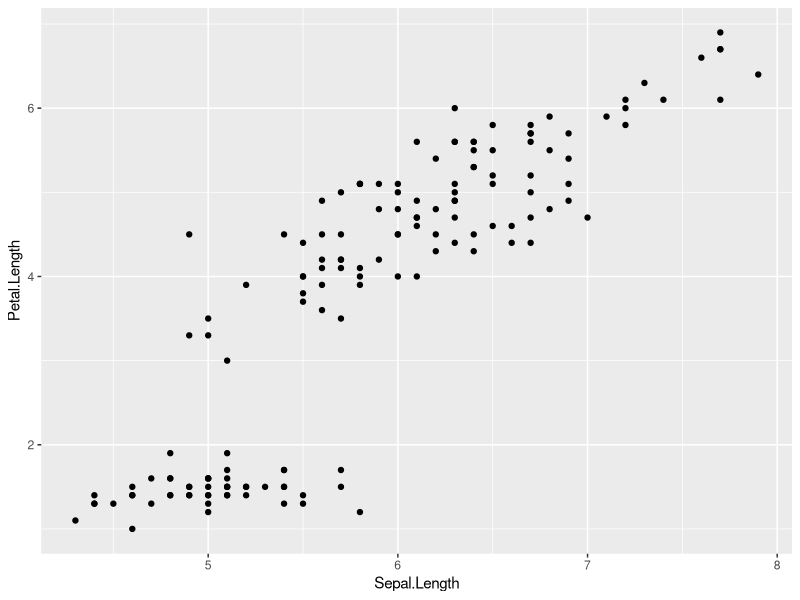
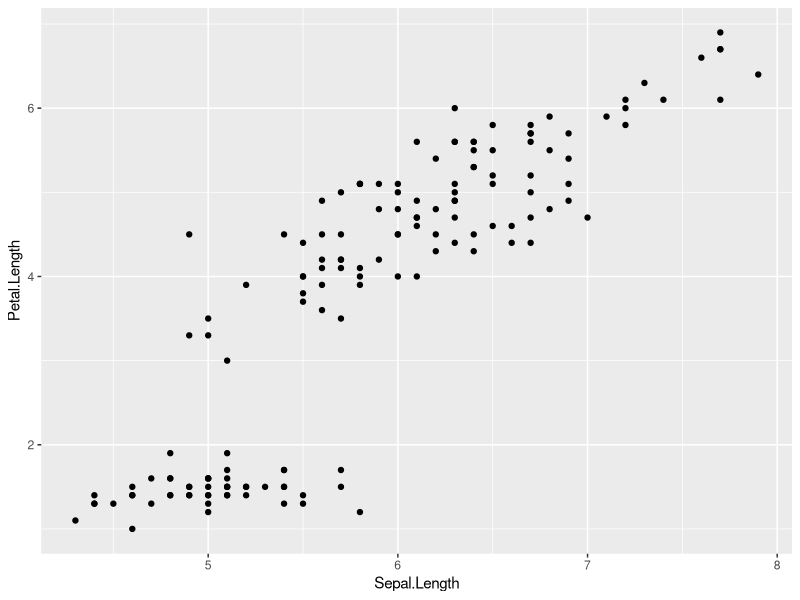
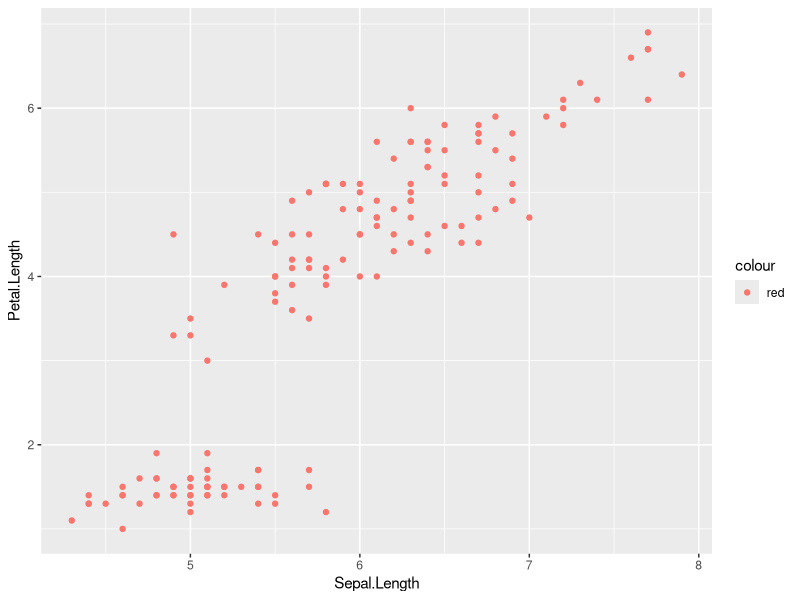
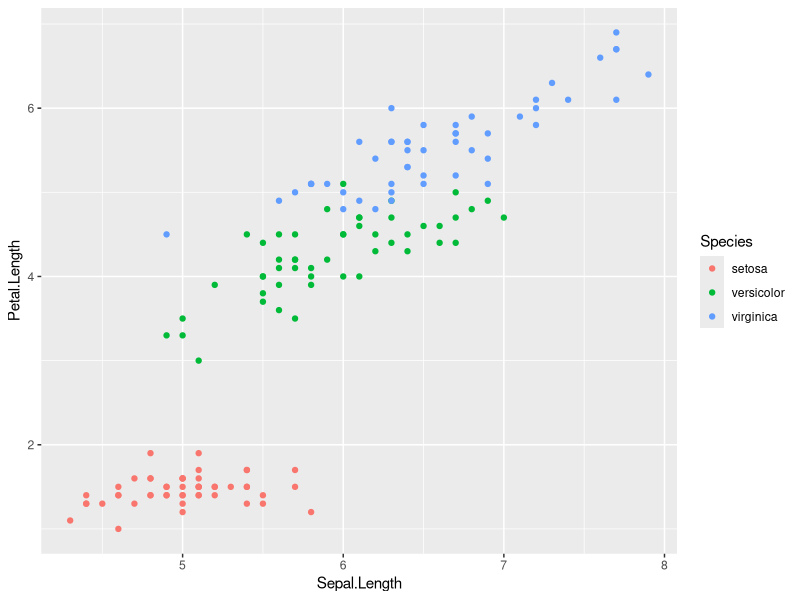
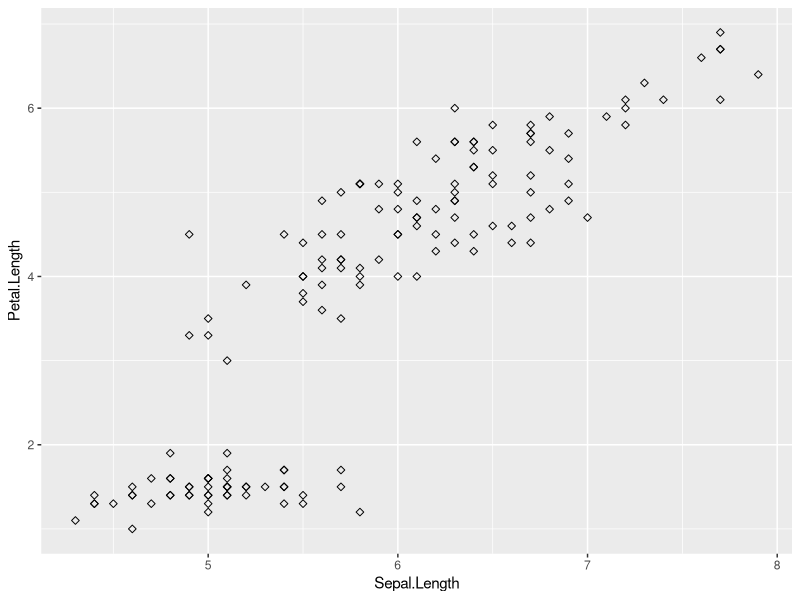
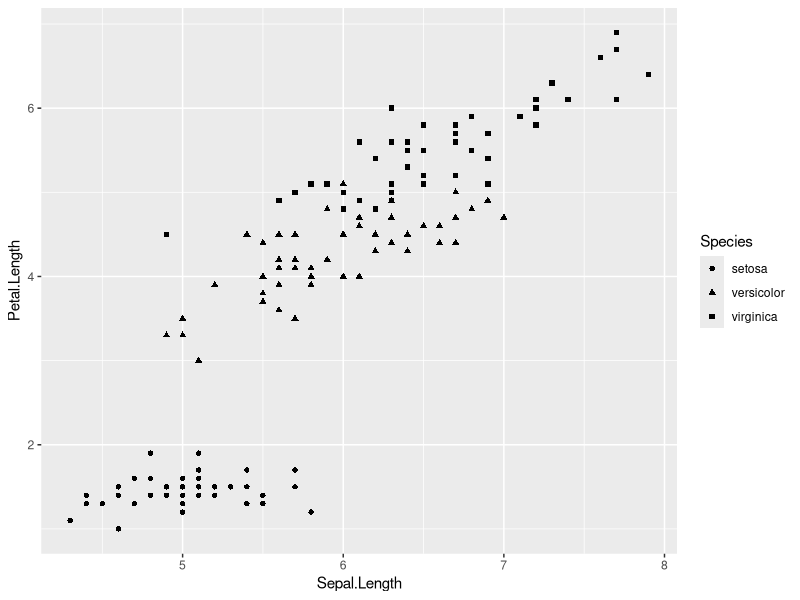
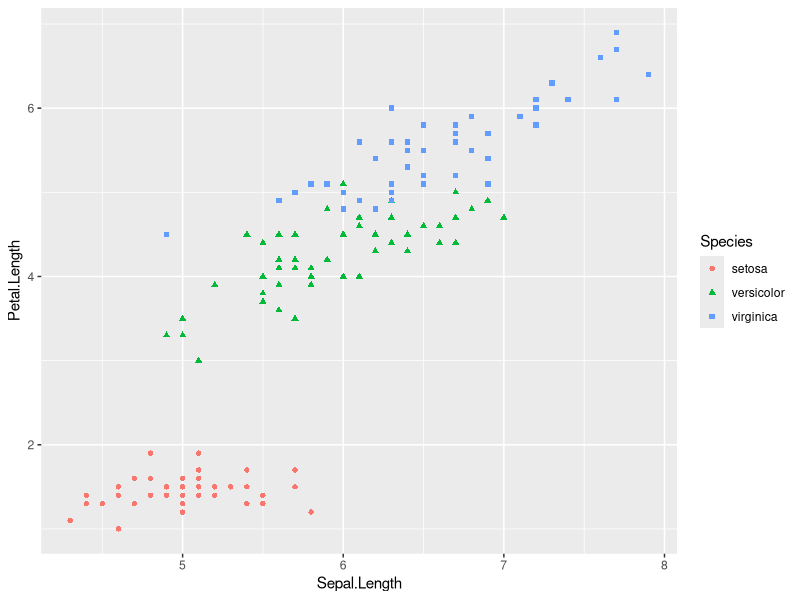
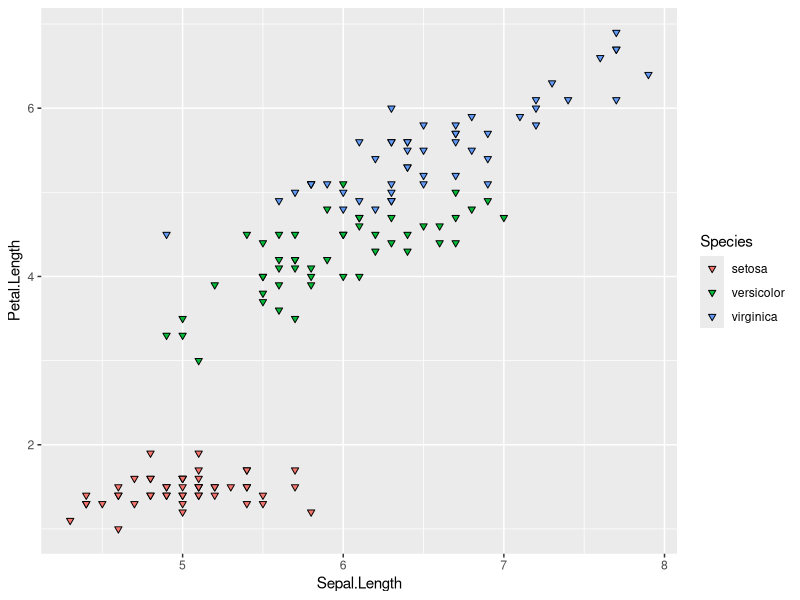

The R source for these figures, in order: (Note: this script raises an error after producing the figures.)

# Bibliotecas -------------------------------------------------------------

#install.packages("ggplot2")
library(ggplot2)

# Conhecendo a estrutura do ggplot2 ---------------------------------------

# Tudo começa pela estrutura basica

data(iris)

ggplot(data = iris, aes(x = Sepal.Length, y = Petal.Length)) +
  geom_point()

# aes: define a estetica do grafico

ggplot(data = iris) +
  geom_point(aes(x = Sepal.Length, y = Petal.Length)) # tambem pode ser definido no geom

# # compreendendo um pouco mais sobre a estetica do gráfico # #

# cor dos pontos: colour

ggplot(data = iris) +
  geom_point(aes(x = Sepal.Length, y = Petal.Length, colour = "red"))

ggplot(data = iris) +
  geom_point(aes(x = Sepal.Length, y = Petal.Length, colour = Species))

# formato dos pontos: shape

ggplot(data = iris) +
  geom_point(aes(x = Sepal.Length, y = Petal.Length), shape = 5)

ggplot(data = iris) +
  geom_point(aes(x = Sepal.Length, y = Petal.Length, shape = Species))

# misturando cores e formato de pontos

ggplot(data = iris) +
  geom_point(aes(x = Sepal.Length, y = Petal.Length, shape = Species, 
                 colour = Species))

# preenchendo com cores: fill

# os formatos dos pontos vao de 0 a 25
# podemos usar o fill entre 21 e 25

ggplot(data = iris) +
  geom_point(aes(x = Sepal.Length, y = Petal.Length, fill = Species), 
             shape = 25)

# brincando com o preenchimento e contorno

ggplot(data = iris) +
  geom_point(aes(x = Sepal.Length, y = Petal.Length, fill = Species), 
             shape = 22, colour = "purple")

# tamanho dos pontos: size

ggplot(data = iris) +
  geom_point(aes(x = Sepal.Length, y = Petal.Length, fill = Species), 
             shape = 21, size = 5)

ggplot(data = iris) +
  geom_point(aes(x = Sepal.Length, y = Petal.Length, fill = Species), 
             shape = 21, size = 2.5)

ggplot(data = iris) +
  geom_point(aes(x = Sepal.Length, y = Petal.Length, fill = Species,
                 size = Petal.Length),shape = 21)

# transparencia: alpha

ggplot(data = iris) +
  geom_point(aes(x = Sepal.Length, y = Petal.Length, fill = Species), 
             shape = 21, size = 5, alpha = .5)


# Conhecendo outros geoms -------------------------------------------------

# X e Y continuos

# Ja vimos o geom_point() acima

data("Orange")

# geom_point()

ggplot(data = Orange) +
  geom_point(aes(x = age, y = circumference))

# geom_smooth()

ggplot(data = Orange) +
  geom_smooth(aes(x = age, y = circumference))

# geom_point e geom_smooth

ggplot(data = Orange, aes(x = age, y = circumference)) +
  geom_point() +
  geom_smooth()

ggplot(data = Orange, aes(x = age, y = circumference)) +
  geom_point() +
  geom_smooth(method = "lm") # reta da regressao

ggplot(data = Orange, aes(x = age, y = circumference)) +
  geom_point() +
  geom_smooth(method = "lm", se = FALSE) # retirando intervalo de confianca

# geom_jitter()

ggplot(data = Orange) +
  geom_jitter(aes(x = age, y = circumference))

# geom_point() com estilo jitter

ggplot(data = Orange) +
  geom_point(aes(x = age, y = circumference), position = "jitter")

# geom_rug()

ggplot(data = Orange) +
  geom_rug(aes(x = age, y = circumference)) +
  geom_point(aes(x = age, y = circumference))

# geom_quantile() --> regressao quantil

ggplot(data = Orange) +
  geom_quantile(aes(x = age, y = circumference))

ggplot(data = Orange) +
  geom_jitter(aes(x = age, y = circumference)) +
  geom_quantile(aes(x = age, y = circumference))

ggplot(data = Orange, aes(x = age, y = circumference)) +
  geom_jitter() +
  geom_quantile(quantiles = c(0.2,0.5,0.7))

# editando linhas

# tipo de linha: linetype
# tipos de linhas: "blank", "solid", "dashed", "dotted", "dotdash", "longdash", and "twodash"

ggplot(data = Orange, aes(x = age, y = circumference)) +
  geom_jitter() +
  geom_quantile(quantiles = c(0.2,0.5,0.7), 
                linetype = "dashed", colour = "red")

# X discreto e Y continuo

data("iris")

# grafico de caixas: geom_boxplot()

ggplot(data = iris, aes(x = Species, y = Sepal.Length)) +
  geom_boxplot()

ggplot(data = iris, aes(x = Species, y = Sepal.Length)) +
  geom_boxplot(aes(fill = Species))

ggplot(data = iris, aes(x = Species, y = Sepal.Length)) +
  geom_boxplot(fill = "lightblue", colour = "blue")

# grafico violino

ggplot(data = iris, aes(x = Species, y = Sepal.Length)) +
  geom_violin()

ggplot(data = iris, aes(x = Species, y = Sepal.Length)) +
  geom_violin() +
  geom_jitter()

ggplot(data = iris, aes(x = Species, y = Sepal.Length)) +
  geom_violin(aes(colour = Species))

# grafico de colunas: geom_col()

data("mpg")

ggplot(mpg, aes(class, hwy)) +
  geom_col()

ggplot(mpg, aes(class, hwy)) +
  geom_col(width = .5) # mudando a largura da barra

# brincando com as barras

ggplot(mpg, aes(class, hwy)) +
  geom_col(aes(fill = trans)) #stack

ggplot(mpg, aes(class, hwy)) +
  geom_col(aes(fill = trans), position = "dodge")

ggplot(mpg, aes(class, hwy)) +
  geom_col(aes(fill = trans), position = "fill")

# grafico de barras: geom_bar()

ggplot(mpg, aes(class, hwy)) +
  geom_bar(stat = "identity")

# X e Y discretos

data("diamonds")

ggplot(diamonds, aes(cut, color)) +
  geom_count()

# graficos de funcao continua

data("economics")

# grafico de area

ggplot(economics, aes(date, unemploy)) +
  geom_area()

ggplot(economics, aes(date, unemploy)) +
  geom_area(fill = "pink")

# grafico de linha

ggplot(economics, aes(date, unemploy)) +
  geom_line()

ggplot(economics, aes(date, unemploy)) +
  geom_line(colour = "red", linetype = "solid")

# graficos com apenas uma variavel continua

# histograma

ggplot(mpg, aes(hwy)) +
  geom_histogram(bins = 30) # bins define o número de intervalos

# poligono de frequencia

ggplot(mpg, aes(hwy)) +
  geom_freqpoly(bins = 30) # bins define o número de intervalos


ggplot(mpg, aes(hwy)) +
  geom_histogram(bins = 30, fill = "yellow", colour = "black") +
  geom_freqpoly(bins = 30, linetype = "dashed", colour = "red")

# grafico de area

ggplot(mpg, aes(hwy)) +
  geom_area(stat = "bin", bins = 20)

# grafico de densidade

ggplot(mpg, aes(hwy)) +
  geom_density()

# grafico Q-Q

ggplot(mpg)+
  geom_qq(aes(sample = hwy))

# graficos com 3 variaveis

# grafico de contorno

data("seals")
seals$z <- with(seals, sqrt(delta_long^2 + delta_lat^2))

ggplot(seals, aes(long, lat)) +
  geom_contour(aes(z = z))

# raster

ggplot(seals, aes(long, lat)) +
  geom_raster(aes(fill = z))

ggplot(seals, aes(long, lat)) +
  geom_tile(aes(fill = z))

ggplot(seals, aes(long, lat)) +
  geom_raster(aes(fill = z)) +
  geom_contour(aes(z = z))


# Sistemas de Coordenadas

data("mpg")

ggplot(mpg, aes(class, hwy)) +
  geom_col()

ggplot(mpg, aes(class, hwy)) +
  geom_col() +
  coord_flip() # muda a orientação da sua figura

ggplot(mpg, aes(class, hwy, fill = class)) +
  geom_col() +
  coord_polar()

# Facets ------------------------------------------------------------------

ggplot(mpg, aes(cty, hwy)) +
  geom_point()

# dividindo em colunas

ggplot(mpg, aes(cty, hwy)) +
  geom_point() +
  facet_grid(cols = vars(fl))

# dividindo em linhas

ggplot(mpg, aes(cty, hwy)) +
  geom_point() +
  facet_grid(rows = vars(year))

ggplot(mpg, aes(cty, hwy)) +
  geom_point() +
  facet_grid(cols = vars(year))

# dividindo em colunas e linhas

ggplot(mpg, aes(cty, hwy)) +
  geom_point() +
  facet_grid(rows = vars(year), cols = vars(fl))

# deixando as divisoes em um formato retangular

ggplot(mpg, aes(cty, hwy)) +
  geom_point() +
  facet_wrap(vars(fl))

# mudando a escala dos eixos no facets

ggplot(mpg, aes(cty, hwy)) +
  geom_point() +
  facet_wrap(vars(fl), scales = "free") # teste tambem free_x e free_y

# dica: deixe o facet sempre para o final

# Temas -------------------------------------------------------------------

# Agora vamos brincar com os nossos graficos

ggplot(data = Orange) +
  geom_point(aes(x = age, y = circumference),
             position = "jitter") 

ggplot(data = Orange) +
  geom_point(aes(x = age, y = circumference),
             position = "jitter") +
  theme_classic()

ggplot(data = Orange) +
  geom_point(aes(x = age, y = circumference),
             position = "jitter") +
  theme_bw()

ggplot(data = Orange) +
  geom_point(aes(x = age, y = circumference),
             position = "jitter") +
  theme_minimal()

ggplot(data = Orange) +
  geom_point(aes(x = age, y = circumference),
             position = "jitter") +
  theme_grey() # tema default do ggplot

ggplot(data = Orange) +
  geom_point(aes(x = age, y = circumference),
             position = "jitter") +
  theme_test()

#install.packages("ggthemes")
library(ggthemes)

ggplot(data = Orange) +
  geom_point(aes(x = age, y = circumference),
             position = "jitter") +
  theme_fivethirtyeight()

# Editando o grafico ------------------------------------------------------

ggplot(data = Orange) +
  geom_point(aes(x = age, y = circumference),
             position = "jitter") +
  theme_bw()

# mudando o titulo dos eixos

ggplot(data = Orange) +
  geom_point(aes(x = age, y = circumference),
             position = "jitter") +
  xlab("Idade") + # testar ylab()
  theme_bw() 

ggplot(data = Orange) +
  geom_point(aes(x = age, y = circumference),
             position = "jitter") +
  labs(x = "Idade da arvore", y = "Grossura") +
  theme_bw() 

# acrescentando titulo ao grafico

ggplot(data = Orange) +
  geom_point(aes(x = age, y = circumference),
             position = "jitter") +
  labs(x = "Idade da arvore", y = "Grossura") +
  ggtitle("Grafico qualquer") +
  theme_bw() 

# posicao da legenda

ggplot(data = iris, aes(x = Species, y = Sepal.Length)) +
  geom_boxplot(aes(fill = Species))

ggplot(data = iris, aes(x = Species, y = Sepal.Length)) +
  geom_boxplot(aes(fill = Species)) +
  theme(legend.position = "top") # testar bottom, right, left

ggplot(data = iris, aes(x = Species, y = Sepal.Length)) +
  geom_boxplot(aes(fill = Species)) +
  theme(legend.position = c(.1,.7))

ggplot(data = iris, aes(x = Species, y = Sepal.Length)) +
  geom_boxplot(aes(fill = Species)) +
  theme(legend.position = c(.1,.7),
        legend.title = element_text(colour = "red", face = "bold"))

ggplot(data = iris, aes(x = Species, y = Sepal.Length)) +
  geom_boxplot(aes(fill = Species)) +
  theme(legend.text = element_text(size = 14))


g <- ggplot(data = iris, aes(x = Species, y = Sepal.Length)) +
  geom_boxplot(aes(fill = Species))

# opcoes para a area do grafico

g + theme(
  panel.grid.major = element_line(colour="red"),
  panel.grid.minor = element_line(colour="red", linetype="dashed", size=0.2),
  panel.background = element_rect(fill="lightblue"),
  panel.border = element_rect(colour="blue", fill=NA, size=2))

# opcoes para o texto

g + ggtitle("Plot title here") +
  theme(
    axis.title.x = element_text(colour="grey", size=14),
    axis.text.x = element_text(colour="yellow"),
    axis.title.y = element_text(colour="green", size=14, angle = 90),
    axis.text.y = element_text(colour="orange"),
    plot.title = element_text(colour="red", size=20, face="bold"))

# ouras opcoes para a legenda

g + theme(
  legend.background = element_rect(fill="grey85", colour="red", size=1),
  legend.title = element_text(colour="blue", face="bold", size=14),
  legend.text = element_text(colour="red"),
  legend.key = element_rect(colour="blue", size=0.25),
  legend.position="top")

# editando facets

ggplot(mpg, aes(cty, hwy)) +
  geom_point() +
  facet_grid(rows = vars(year), cols = vars(fl))

p <- ggplot(mpg, aes(cty, hwy)) +
  geom_point() +
  facet_grid(rows = vars(year), cols = vars(fl)) +
  theme(
    strip.background = element_rect(fill="pink"),
    strip.text.y = element_text(size=14, angle=-90, face="bold"))

p


# Salvando o seu grafico --------------------------------------------------

# apresento-lhes o ggsave

ggsave(filename = ,
       plot = ,
       units = ,
       dpi = )

ggsave(filename = ,
       plot = ,
       units = ,
       dpi = ,
       width = ,
       height = )

# Exercitando -------------------------------------------------------------

data("CO2")






